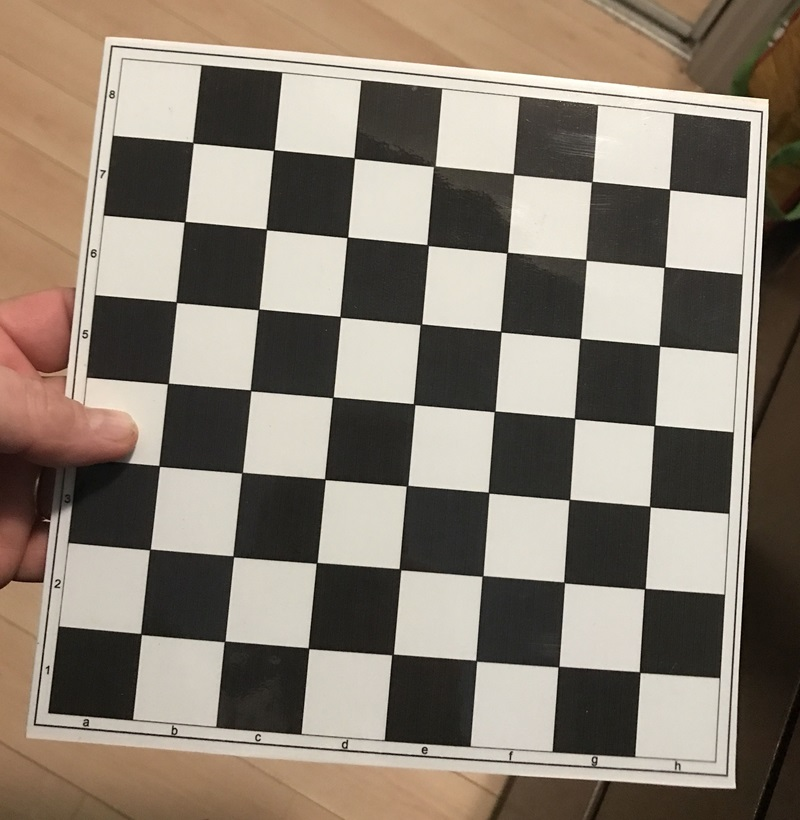
#> input picture A2_Canny_Harris/harris/chess.jpg, 800 x 820 px
$ python harris_figures.py   (older library calls are emulated)
#> lines starting #> are read from the running program, lines starting #| are printed output that depends on the picture; after the words box and inside, x2 and y2 are one past the last pixel; in counts of white or black regions, pixels touching at a corner belong together
import os

import matplotlib
matplotlib.use("Agg")

import cv2
import numpy as np
import scipy.io
from matplotlib import pyplot as plt

ROOT = os.path.dirname(os.path.abspath(__file__))
CANNY_ROOT = os.path.join(os.path.dirname(ROOT), "canny")
FIG = os.path.join(ROOT, "figures")
os.makedirs(FIG, exist_ok=True)

DEFAULT = dict(blockSize=5, ksize=5, k=0.04)
DILATE = 3


def hide(ax):
    ax.set_xticks([])
    ax.set_yticks([])
    for s in ax.spines.values():
        s.set_visible(False)


def save(fig, name):
    path = os.path.join(FIG, name)
    fig.savefig(path, dpi=160, bbox_inches="tight", facecolor="white", pad_inches=0.04)
    plt.close(fig)
    print("saved", path)


def grid(images, name, figsize):
    fig, axes = plt.subplots(1, len(images), figsize=figsize)
    for ax, im in zip(axes, images):
        ax.imshow(im)
        hide(ax)
    fig.subplots_adjust(wspace=0.04, hspace=0.04, left=0.01, right=0.99, top=0.99, bottom=0.01)
    save(fig, name)


def to_rgb(bgr):
    return cv2.cvtColor(bgr, cv2.COLOR_BGR2RGB)


def harris_response(gray, blockSize=5, ksize=5, k=0.04):
    """R = λ1 λ2 - k (λ1 + λ2)^2  from eigenvalues of M."""
    gray = np.float32(gray)
    ix = cv2.Sobel(gray, cv2.CV_32F, 1, 0, ksize=ksize)
    iy = cv2.Sobel(gray, cv2.CV_32F, 0, 1, ksize=ksize)
    win = (blockSize, blockSize)
    ixx = cv2.boxFilter(ix * ix, -1, win)
    iyy = cv2.boxFilter(iy * iy, -1, win)
    ixy = cv2.boxFilter(ix * iy, -1, win)

    tr = ixx + iyy
    det = ixx * iyy - ixy * ixy
    disc = np.sqrt(np.maximum(tr * tr - 4.0 * det, 0.0))
    lam1 = 0.5 * (tr + disc)
    lam2 = 0.5 * (tr - disc)
    r = lam1 * lam2 - k * (lam1 + lam2) ** 2
    return r


def mark_corners(img, dst, rel=0.01):
    # same rule as harris.py
    out = img.copy()
    out[dst > rel * dst.max()] = [255, 0, 255]
    return out


def overlay(bgr, dst):
    shown = mark_corners(bgr, dst)
    raw = dst > 0.01 * dst.max()
    n_pix = int(raw.sum())
    dil_dst = cv2.dilate(dst, np.ones((3, 3), np.float32))
    n_peak = int(((np.abs(dst - dil_dst) < 1e-8) & raw).sum())
    vis = cv2.dilate(raw.astype(np.uint8), np.ones((DILATE, DILATE), np.uint8))
    shown[vis > 0] = (255, 0, 255)
    return to_rgb(shown), n_peak, n_pix


def run(bgr, gray, **p):
    dst = harris_response(gray, **p)
    return overlay(bgr, dst)


def main():
    bgr = cv2.imread(os.path.join(ROOT, "chess.jpg"))
#> bgr is the input picture: shape (820, 800, 3); mean B, G, R 113.5, 126.1, 137
    gray = np.float32(cv2.cvtColor(bgr, cv2.COLOR_BGR2GRAY))
    orig = to_rgb(bgr)
    h, w = gray.shape
#> h = 820; w = 800

    rgb_def, n_def, pix_def = run(bgr, gray, **DEFAULT)
#> in mark_corners, `out[dst > rel * dst.max()] = [255, 0, 255]`: out: shape (820, 800, 3); 0.86% of pixels changed, all inside (x1, y1, x2, y2) = (10, 36, 771, 791)
#> in overlay, `raw = dst > 0.01 * dst.max()`:
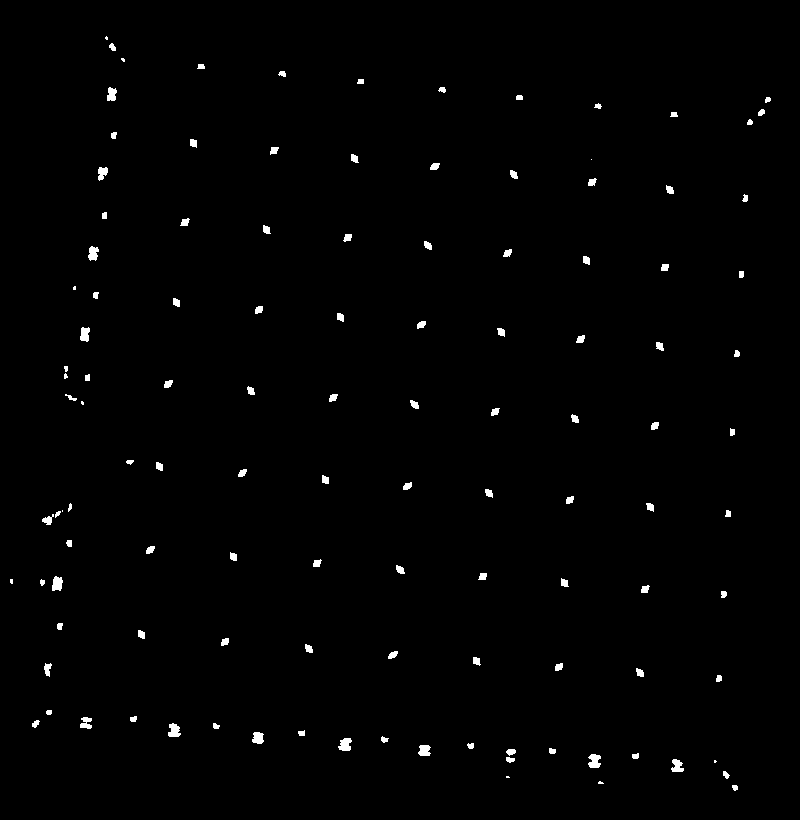
#> raw: shape (820, 800) bool; 0.86% white; 117 white regions (11 under 20 px), largest, box (x1, y1, x2, y2) and area: (588, 754, 601, 768) 138, (338, 738, 352, 751) 133, (168, 723, 181, 737) 131
#> in overlay, `n_pix = int(raw.sum())`: n_pix = 5650
#> in overlay, `n_peak = int(((np.abs(dst - dil_dst) < 1e-8) & raw).sum())`: n_peak = 241
#> in overlay, `vis = cv2.dilate(raw.astype(np.uint8), np.ones((DILATE, DILATE), np.ui..`: vis: shape (820, 800); values 0 (black) and 1 (white), 1.5% white; 113 white regions (1 under 20 px), largest, box (x1, y1, x2, y2) and area: (587, 753, 602, 769) 210, (167, 722, 182, 738) 197, (337, 737, 353, 752) 197
#> in overlay, `shown[vis > 0] = (255, 0, 255)`:
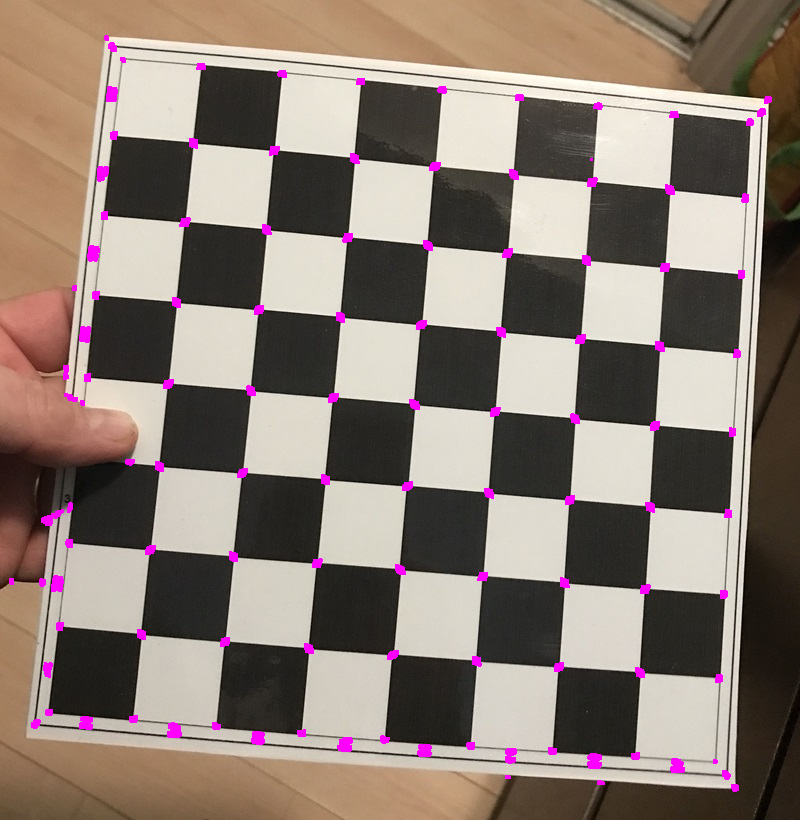
#> shown: shape (820, 800, 3); mean B, G, R 115.4, 124.1, 138.7
#> n_def = 241; pix_def = 5650
    grid([orig, rgb_def], "q3_original_default.png", (10.4, 5.1))
#> the loop in grid, `for ax, im in zip(axes, images):` made 2 passes
    print("default", DEFAULT, "peaks", n_def, "pixels", pix_def)
#| default {'blockSize': 5, 'ksize': 5, 'k': 0.04} peaks 241 pixels 5650

    block_vals = [2, 5, 11]
    block_imgs, block_n = [], []
    for bs in block_vals:
        im, n, pix = run(bgr, gray, blockSize=bs, ksize=5, k=0.04)
        block_imgs.append(im)
        block_n.append((n, pix))
#> this loop made 3 passes
#> (n, pix) on passes 1 to 3: (280, 1639), (241, 5650), (274, 18548)
#> pass 1, in harris_response (call 2), `ixy = cv2.boxFilter(ix * iy, -1, win)`:
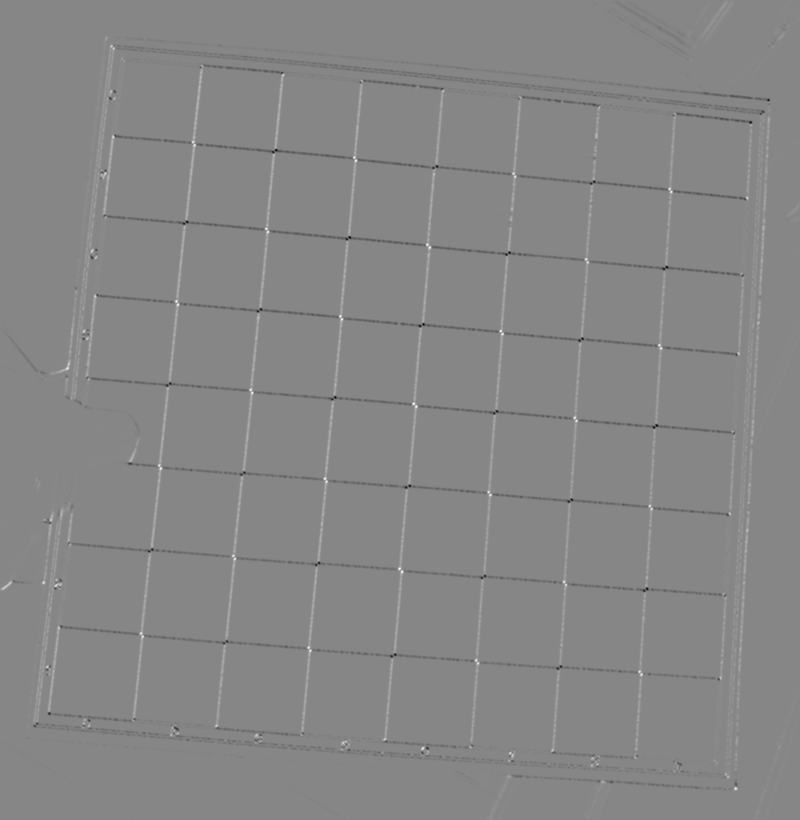
#> ixy: shape (820, 800) float32; min -25133004, max 22426824, mean -7341.7; drawn with min black and max white
#> pass 1, in harris_response (call 2), `tr = ixx + iyy`:
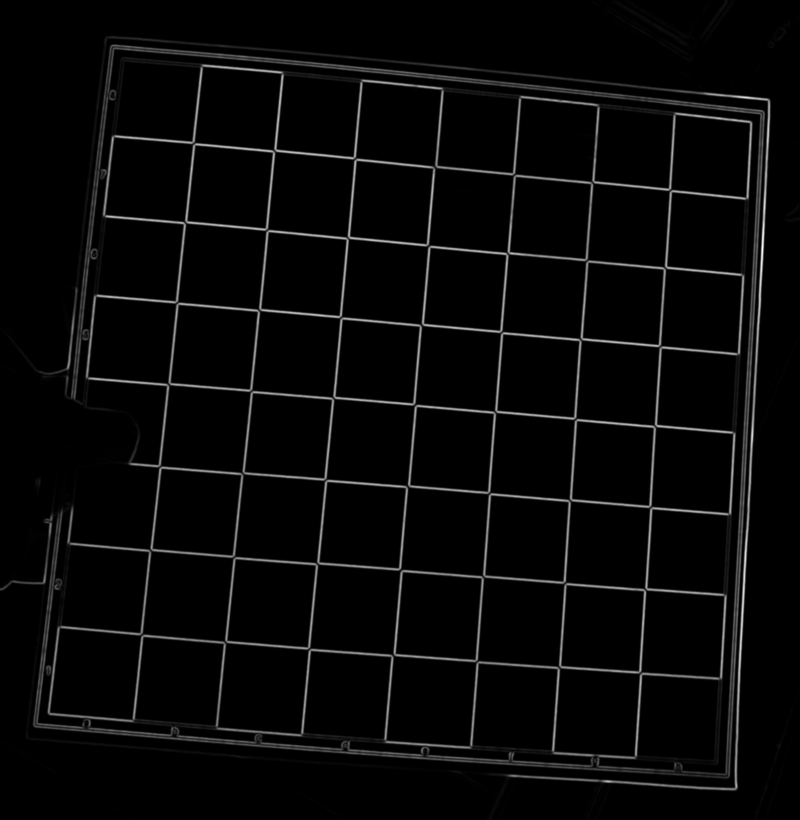
#> tr: shape (820, 800) float32; min 0, max 109389600, mean 3404538.5; drawn with min black and max white
#> after the loop, block_imgs = 3 items; block_n = [(280, 1639), (241, 5650), (274, 18548)]
    grid(block_imgs, "q3_blocksize.png", (14.4, 4.85))
#> the loop in grid (call 2), `for ax, im in zip(axes, images):` made 3 passes
    print("blockSize peaks/pix", list(zip(block_vals, block_n)))
#| blockSize peaks/pix [(2, (280, 1639)), (5, (241, 5650)), (11, (274, 18548))]

    ksize_vals = [1, 5, 7]
    ksize_imgs, ksize_n = [], []
    for ks in ksize_vals:
        im, n, pix = run(bgr, gray, blockSize=5, ksize=ks, k=0.04)
        ksize_imgs.append(im)
        ksize_n.append((n, pix))
#> this loop made 3 passes
#> (n, pix) on passes 1 to 3: (243, 5184), (241, 5650), (233, 6049)
#> after the loop, ksize_imgs = 3 items; ksize_n = [(243, 5184), (241, 5650), (233, 6049)]
    grid(ksize_imgs, "q3_ksize.png", (14.4, 4.85))
    print("ksize peaks/pix", list(zip(ksize_vals, ksize_n)))
#| ksize peaks/pix [(1, (243, 5184)), (5, (241, 5650)), (7, (233, 6049))]

    k_vals = [0.01, 0.04, 0.20]
    k_imgs, k_n = [], []
    for kk in k_vals:
        im, n, pix = run(bgr, gray, blockSize=5, ksize=5, k=kk)
        k_imgs.append(im)
        k_n.append((n, pix))
#> this loop made 3 passes
#> (n, pix) on passes 1 to 3: (248, 6681), (241, 5650), (313, 2050)
#> after the loop, k_imgs = 3 items; k_n = [(248, 6681), (241, 5650), (313, 2050)]
    grid(k_imgs, "q3_k.png", (14.4, 4.85))
    print("k peaks/pix", list(zip(k_vals, k_n)))
#| k peaks/pix [(0.01, (248, 6681)), (0.04, (241, 5650)), (0.2, (313, 2050))]

    rng = np.random.default_rng(0)
    noise_imgs, noise_n = [], []
    for sig in [0, 15, 40]:
        if sig == 0:
            g, noisy_bgr = gray, bgr
        else:
            g = np.clip(gray + rng.normal(0, sig, gray.shape), 0, 255).astype(np.float32)
            noisy_bgr = cv2.cvtColor(np.uint8(g), cv2.COLOR_GRAY2BGR)
        im, n, pix = run(noisy_bgr, g, **DEFAULT)
        noise_imgs.append(im)
        noise_n.append((n, pix))
#> this loop made 3 passes
#> (n, pix) on passes 1 to 3: (241, 5650), (247, 5809), (3050, 26794)
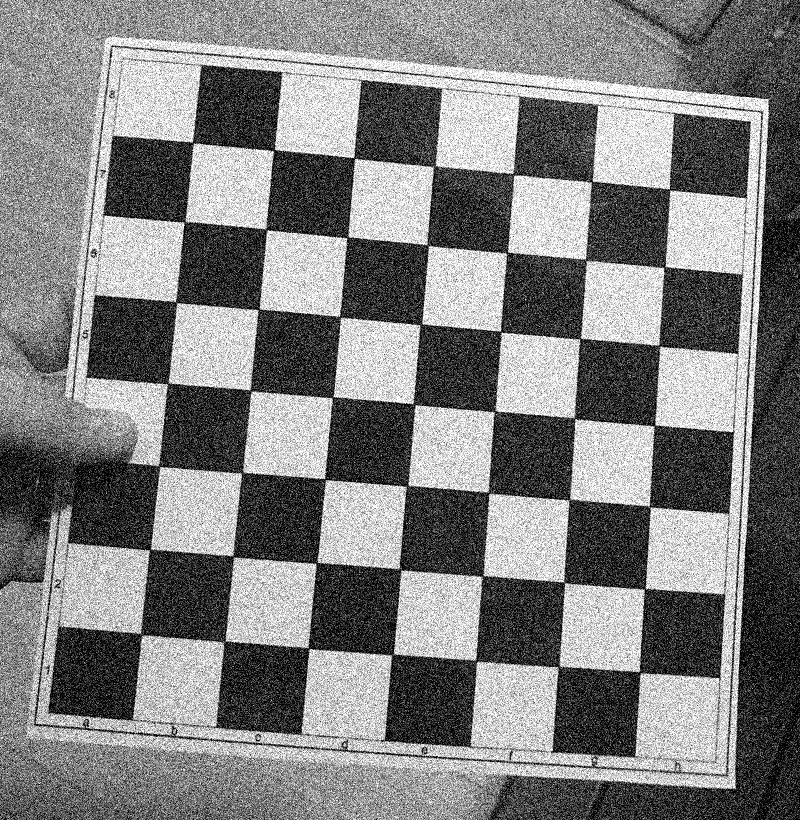
#> g: shape (820, 800) float32; min 0, max 255, mean 127.7
#> after the loop, noise_imgs = 3 items; noise_n = [(241, 5650), (247, 5809), (3050, 26794)]
    grid(noise_imgs, "q4_noise.png", (14.4, 4.85))
#> in save (call 5), `fig.savefig(path, dpi=160, bbox_inches="tight", facecolor="white", pad..`:
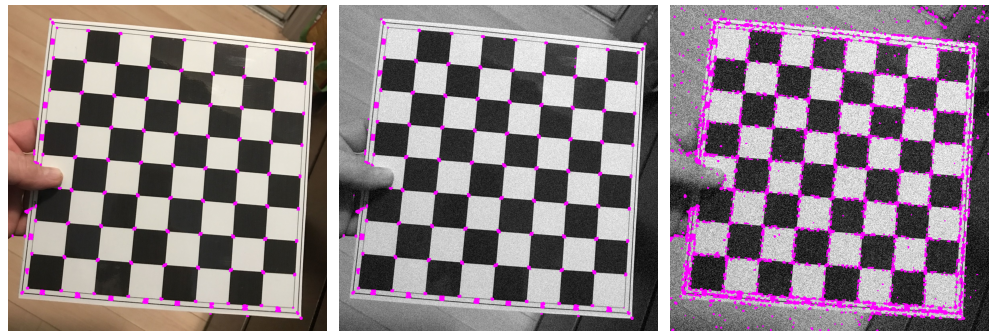
#> figure drawn by matplotlib, 3 panels
    print("noise peaks/pix", list(zip([0, 15, 40], noise_n)))
#| noise peaks/pix [(0, (241, 5650)), (15, (247, 5809)), (40, (3050, 26794))]

    scale_imgs, scale_n = [], []
    for s in [1.0, 0.5, 0.25]:
        if s == 1.0:
            bb, g = bgr, gray
        else:
            bb = cv2.resize(bgr, (int(w * s), int(h * s)), interpolation=cv2.INTER_AREA)
            g = np.float32(cv2.cvtColor(bb, cv2.COLOR_BGR2GRAY))
        im, n, pix = run(bb, g, **DEFAULT)
        im_up = cv2.resize(im, (w, h), interpolation=cv2.INTER_NEAREST)
        scale_imgs.append(im_up)
        scale_n.append((n, pix))
#> this loop made 3 passes
#> (n, pix) on passes 1 to 3: (241, 5650), (262, 4463), (207, 3532)
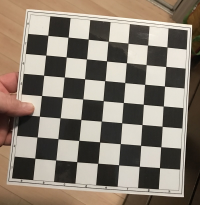
#> bb: shape (205, 200, 3); mean B, G, R 113.5, 126.1, 137
#> after the loop, scale_imgs = 3 items; scale_n = [(241, 5650), (262, 4463), (207, 3532)]
    grid(scale_imgs, "q4_scale.png", (14.4, 4.85))
    print("scale peaks/pix", list(zip([1.0, 0.5, 0.25], scale_n)))
#| scale peaks/pix [(1.0, (241, 5650)), (0.5, (262, 4463)), (0.25, (207, 3532))]

    mat = scipy.io.loadmat(os.path.join(CANNY_ROOT, "20160512_1341_43", "000001.mat"))
#> (reads A2_Canny_Harris/canny/20160512_1341_43/000001.mat from the repository)
    rgb = mat["rgb_seg_vp"][:, :, 0:3]
    drive_bgr = cv2.cvtColor(rgb, cv2.COLOR_RGB2BGR)
    drive_gray = np.float32(cv2.cvtColor(drive_bgr, cv2.COLOR_BGR2GRAY))
    drive_im, drive_n, drive_pix = run(drive_bgr, drive_gray, **DEFAULT)
#> drive_n = 375; drive_pix = 6976
    grid([rgb, drive_im], "q4_driving_compare.png", (10.4, 4.4))
    print("driving peaks/pix", drive_n, drive_pix)
#| driving peaks/pix 375 6976


if __name__ == "__main__":
    main()
